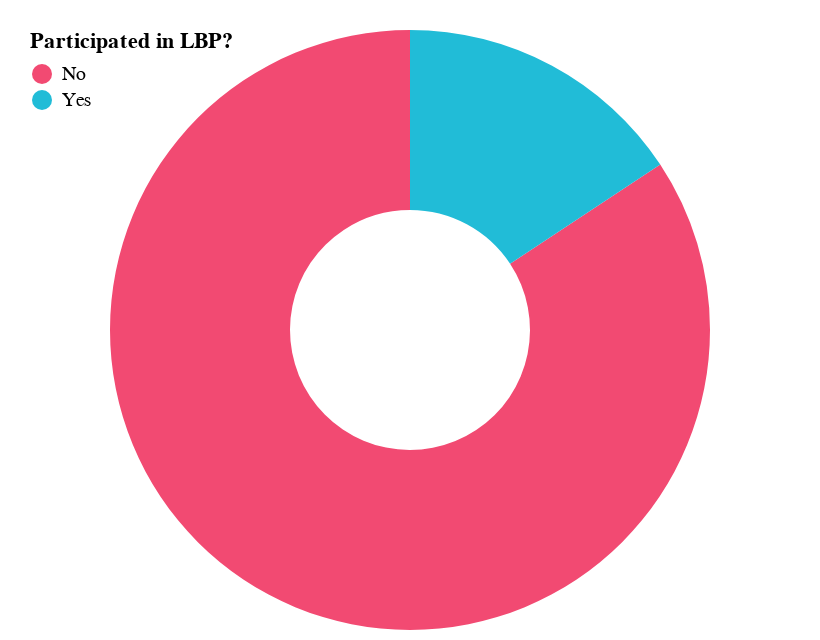

Here is the notebook cell this chart was saved with:
### Code cell
cp.user_distr_pie(dp.airdrop_in_lbp, dp.airdrop_in_lbp.columns)

### Figure 1 — Vega-Lite specification as saved in the notebook (floating-point values rounded to 4 significant figures)
{"config": {"view": {"continuousWidth": 400, "continuousHeight": 300, "strokeOpacity": 0}}, "data": {"name": "data-8066bc0d4dd6949a571bfc2ea512a48b"}, "mark": {"type": "arc", "innerRadius": 60}, "encoding": {"color": {"field": "Participated in LBP?", "legend": {"direction": "vertical", "legendY": -10, "orient": "none", "padding": 10}, "scale": {"domain": ["No", "Yes"], "range": ["#F24A72", "#21bcd7"]}, "type": "nominal"}, "theta": {"field": "Number of Users", "type": "quantitative"}}, "$schema": "https://vega.github.io/schema/vega-lite/v4.17.0.json", "datasets": {"data-8066bc0d4dd6949a571bfc2ea512a48b": [{"Number of Users": 3812, "Participated in LBP?": "No"}, {"Number of Users": 710, "Participated in LBP?": "Yes"}]}}
